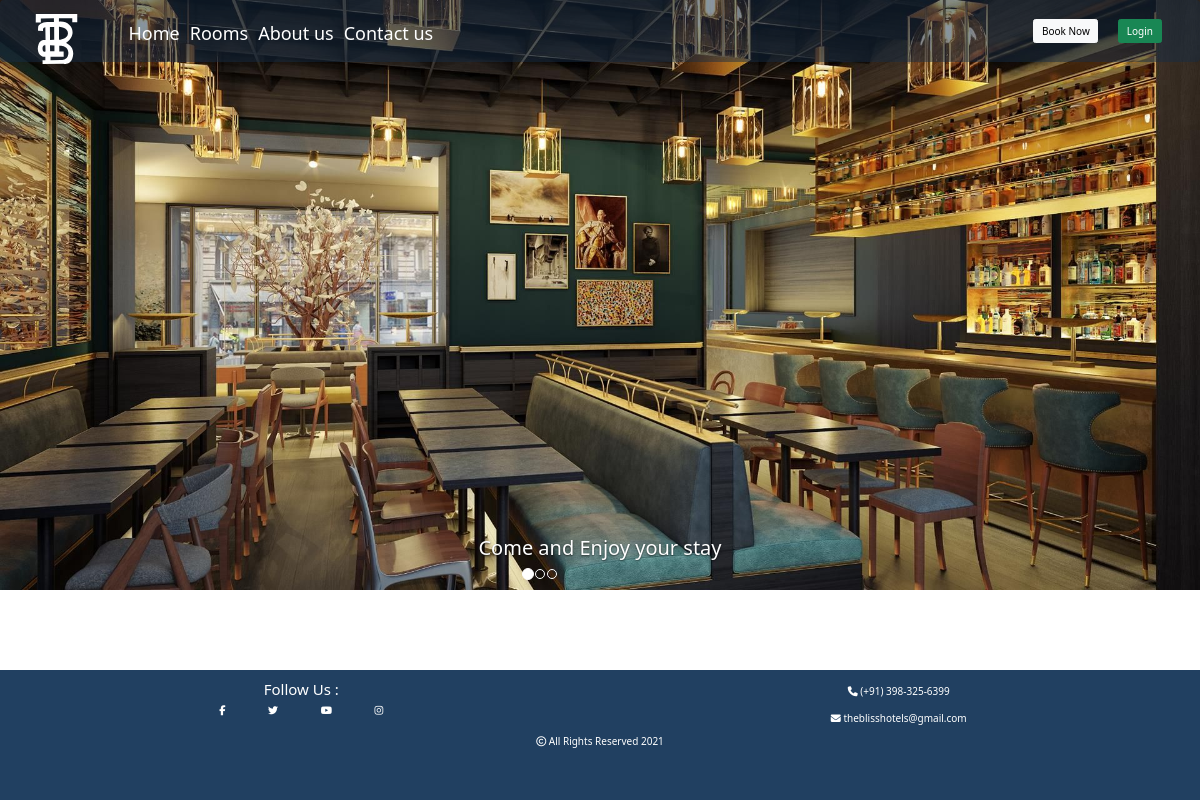
The page /index-old.php on the database its author committed.
### tables this page shows
CREATE TABLE `slider` (
  `id` int NOT NULL AUTO_INCREMENT,
  `image` varchar(100) NOT NULL,
  `caption` varchar(100) NOT NULL,
  PRIMARY KEY (`id`)
);

### index-old.php (the view, shortened to what this page needs)
<!DOCTYPE html>
<html lang="en">
<head>
  <link rel="stylesheet" href="https://maxcdn.bootstrapcdn.com/bootstrap/3.4.0/css/bootstrap.min.css">
  <link href="css/custom.css"rel="stylesheet"/>
</head>
<body>
  <?php
      include('Menu Bar.php')
  ?>
<div id="myCarousel" class="carousel slide" data-ride="carousel">
    <ol class="carousel-indicators">
      <?php
    		$i=0;
    	  $sql=mysqli_query($con,"select * from slider");
    		while($slider=mysqli_fetch_assoc($sql)){
      ?>
          <li data-target="#myCarousel" data-slide-to="<?php echo $i; ?>"
          <?php
          	if($i==0){
              echo 'class="active"';
        		}
          ?>
          ></li>
      <?php
          $i++;
        }
      ?>
    </ol>
    <div class="carousel-inner" role="listbox">
      <?php
    		$i=0;
    	  $sql=mysqli_query($con,"select * from slider");
    		while($slider=mysqli_fetch_assoc($sql))
    		{
    		$slider_img=$slider['image'];
    		$slider_cap=$slider['caption'];
    		$path="image/Slider/$slider_img";
		   ?>
      <div class="item <?php
    		if($i==0)
    		{
          echo active;
        }
      ?>">
        <img src="<?php echo $path; ?>" alt="Image">
        <div class="carousel-caption">
    		<h2><?php echo $slider_cap; ?></h2>
    	</div>
    </div><?php $i++; } ?>
    </div>
</div>
<?php
  include('Footer.php')
?>
</body>
</html>

### css/custom.css (style rules this page uses)
html { position: relative; min-height: 100%; margin:0px; padding: 0px; overflow-x: hidden; }
body { margin: 0 0 130px; padding-bottom: 25px; }

### rows shown on the page
slider: image (picture), caption "Come and Enjoy your stay"
